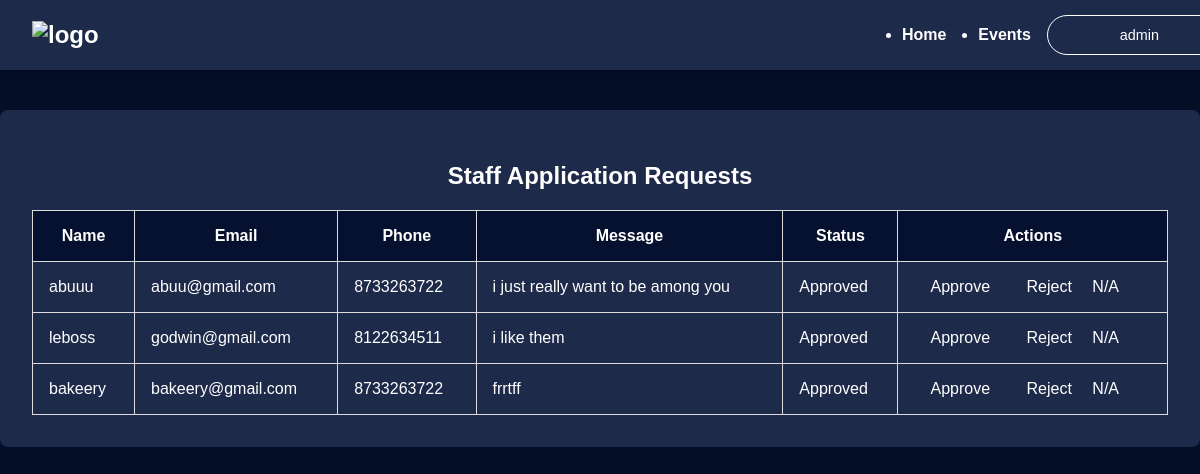
The app's page /app/admin/applications/ (signed in) with its own data.
### app/models.py (models this page shows, shortened)
class StaffApplication(models.Model):
    user = models.OneToOneField(settings.AUTH_USER_MODEL, on_delete=models.CASCADE, null=True, blank=True)
    name = models.CharField(max_length=100)
    email = models.EmailField()
    phone = models.CharField(max_length=20)
    message = models.TextField()
    status = models.CharField(max_length=20, choices=[('Pending', 'Pending'), ('Approved', 'Approved')])

### app/views.py (the view)
# urls.py: path('admin/applications/', admin_dashboard, name='applications'),
@user_passes_test(lambda u: u.is_superuser)
def admin_dashboard(request):
    applications = StaffApplication.objects.all()
    return render(request, 'admin/approved_staff.html', {'applications': applications})

### app/templates/admin/approved_staff.html (shortened to what this page needs)
{% extends 'admin/admin_navbar.html' %}
{% block content %}
<!DOCTYPE html>
<html lang="en">
<head>
</head>
<body>
    <div class="container">
        <h2>Staff Application Requests</h2>
        <table>
            <thead>
                <tr>
                    <th>Name</th>
                    <th>Email</th>
                    <th>Phone</th>
                    <th>Message</th>
                    <th>Status</th>
                    <th>Actions</th>
                </tr>
            </thead>
            <tbody>
                {% for application in applications %}
                    <tr>
                        <td>{{ application.name }}</td>
                        <td>{{ application.email }}</td>
                        <td>{{ application.phone }}</td>
                        <td>{{ application.message|truncatewords:10 }}</td>
                        <td>{{ application.status }}</td>
                        <td>
                            <a href="{% url 'approve_request' request_id=application.id %}" class="btn">Approve</a>
                            <a href="{% url 'reject_request' request_id=application.id %}" class="btn" onclick="return confirm('Are you sure you want to reject this request?');">Reject</a>
                            <span>N/A</span>
                        </td>
                    </tr>
                {% empty %}
                    <tr>
                        <td colspan="6">No applications found.</td>
                    </tr>
                {% endfor %}
            </tbody>
        </table>
    </div>
</body>
</html>
{% endblock %}

### app/templates/admin/admin_navbar.html (shortened to what this page needs)
<!DOCTYPE html>
<html lang="en">
<head>
</head>
<body>
    <nav class="navbar">
        <img  class="navbar-logo" alt="logo">
        <ul class="navbar-list">
            <li><a href="{% url 'home' %}">Home</a></li>
            <li><a href="{% url 'event-detail' %}">Events</a></li>
        </ul>
        <div class="profile-dropdown">
            <div onclick="toggleDropdown()" class="profile-dropdown-btn">
                <span>{{ user.username }} </span>
            </div>
        </div>
    </nav>
    <main>
        {% block content %}{% endblock %}
    </main>
</body>
</html>

### app/templates/admin/admin_navbar.html (style rules this page uses)
body { font-family: Arial, sans-serif; background-color: #040e27; color: #fff; margin: 0; padding: 0; padding-top: 70px; }
.navbar { display: flex; align-items: center; height: 70px; background-color: #1e2a49; padding: 0 2rem; box-shadow: 0 2px 8px rgba(0, 0, 0, 0.2); position: fixed; top: 0; width: 100%; z-index: 1000; }
.navbar-logo { cursor: pointer; color: #fff; font-size: 1.5rem; font-weight: bold; }
.navbar-list { margin-left: auto; display: flex; align-items: center; }
.navbar-list li { margin: 0 1rem; }
.navbar-list li a { color: #fff; text-decoration: none; font-weight: bold; font-size: 1rem; }
.profile-dropdown { position: relative; }
.profile-dropdown-btn { display: flex; align-items: center; padding: 0.7rem 4.5rem; font-size: 0.9rem; color: #fff; cursor: pointer; border-radius: 50px; border: 1px solid #fff; transition: background-color 0.3s ease, box-shadow 0.3s ease; }

### app/templates/admin/approved_staff.html (style rules this page uses)
body { font-family: Arial, sans-serif; background-color: #040e27; color: #fff; margin: 0; padding: 0; }
.container { padding: 2rem; max-width: 1200px; margin: 2rem auto; background-color: #1e2a49; border-radius: 8px; margin-top: 110px; }
h2 { color: #fff; text-align: center; }
table { width: 100%; border-collapse: collapse; }
th, td { padding: 1rem; border: 1px solid #ddd; }
th { background-color: #06112F; }
tr:nth-child(even) { background-color: #1e2a49; }
a { color: #4a5d7e; text-decoration: none; }
.btn { padding: 0.5rem 1rem; background-color: #1e2a49; border: none; border-radius: 4px; color: #fff; text-decoration: none; }

### records on screen
StaffApplication: name "abuuu", email "abuu@gmail.com", phone "8733263722", message "i just really want to be among you", status "Approved"
StaffApplication: name "leboss", email "godwin@gmail.com", phone "8122634511", message "i like them", status "Approved"
StaffApplication: name "bakeery", email "bakeery@gmail.com", phone "8733263722", message "frrtff", status "Approved"

### other values on screen
{{ user.username }} "admin"
